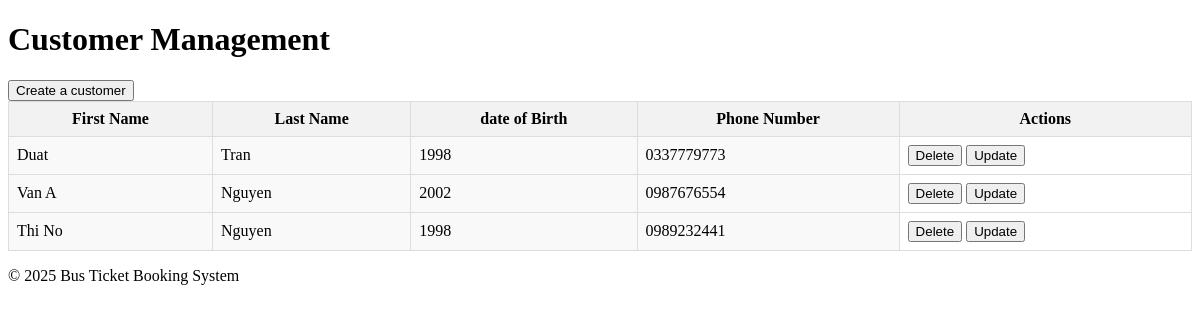
Page /customers on the committed database.
### tables this page shows
CREATE TABLE customers (
    customer_id INTEGER PRIMARY KEY,
    first_name TEXT NOT NULL,
    last_name TEXT NOT NULL,
    date_of_bitrh TEXT NOT NULL,
    phone_number TEXT NOT NULL
);

### app.py (the view, shortened to what this page needs)
@app.route('/customers', methods = ["GET", "POST"])
def customer():
    db = get_db()
    cur = db.cursor()
    data = cur.execute("SELECT * FROM customers").fetchall()
    return render_template('customer.html', data=data)

### app.py (called while the page is built)
def get_db():
    db = getattr(g, '_database', None)
    if db is None:
        db = g._database = sqlite3.connect(DATABASE)
    return db

@app.teardown_appcontext
def close_connection(exception):
    db = getattr(g, '_database', None)
    if db is not None:
        db.close()

### templates/customer.html (shortened to what this page needs)
<!DOCTYPE html>
<html lang="en">
<head>
</head>
<body>
    <h1>Customer Management</h1>
    <button type="button" onclick="toggleForm()">Create a customer</button>
    <table id="outputTable">
        <thead>
            <tr>
                <th>First Name</th>
                <th>Last Name</th>
                <th>date of Birth</th>
                <th>Phone Number</th>
                <th>Actions</th>
            </tr>
        </thead>
        <tbody>
            {% for customer in data %}
            <tr data-customer-id="{{ customer[0] }}">
                <td contenteditable="true">{{ customer[1] }}</td>
                <td contenteditable="true">{{ customer[2] }}</td>
                <td contenteditable="true">{{ customer[3] }}</td>
                <td contenteditable="true">{{ customer[4] }}</td>
                <td>
                    <button onclick="deleteCustomer({{ customer[0] }})">Delete</button>
                    <button onclick="updateCustomer({{ customer[0] }})">Update</button>
                </td>
            </tr>
            {% endfor %}
        </tbody>
    </table>
    <footer>
        <p>&copy; 2025 Bus Ticket Booking System</p>
    </footer>
</body>
</html>

### templates/customer.html (style rules this page uses)
table { width: 100%; border-collapse: collapse; }
th, td { border: 1px solid #ddd; padding: 8px; }
th { background-color: #f2f2f2; }
td[contenteditable="true"] { background-color: #f9f9f9; }

### rows in the picture
customers: first_name "Duat", last_name "Tran", date_of_bitrh "1998", phone_number "0337779773"
customers: first_name "Van A", last_name "Nguyen", date_of_bitrh "2002", phone_number "0987676554"
customers: first_name "Thi No", last_name "Nguyen", date_of_bitrh "1998", phone_number "0989232441"
